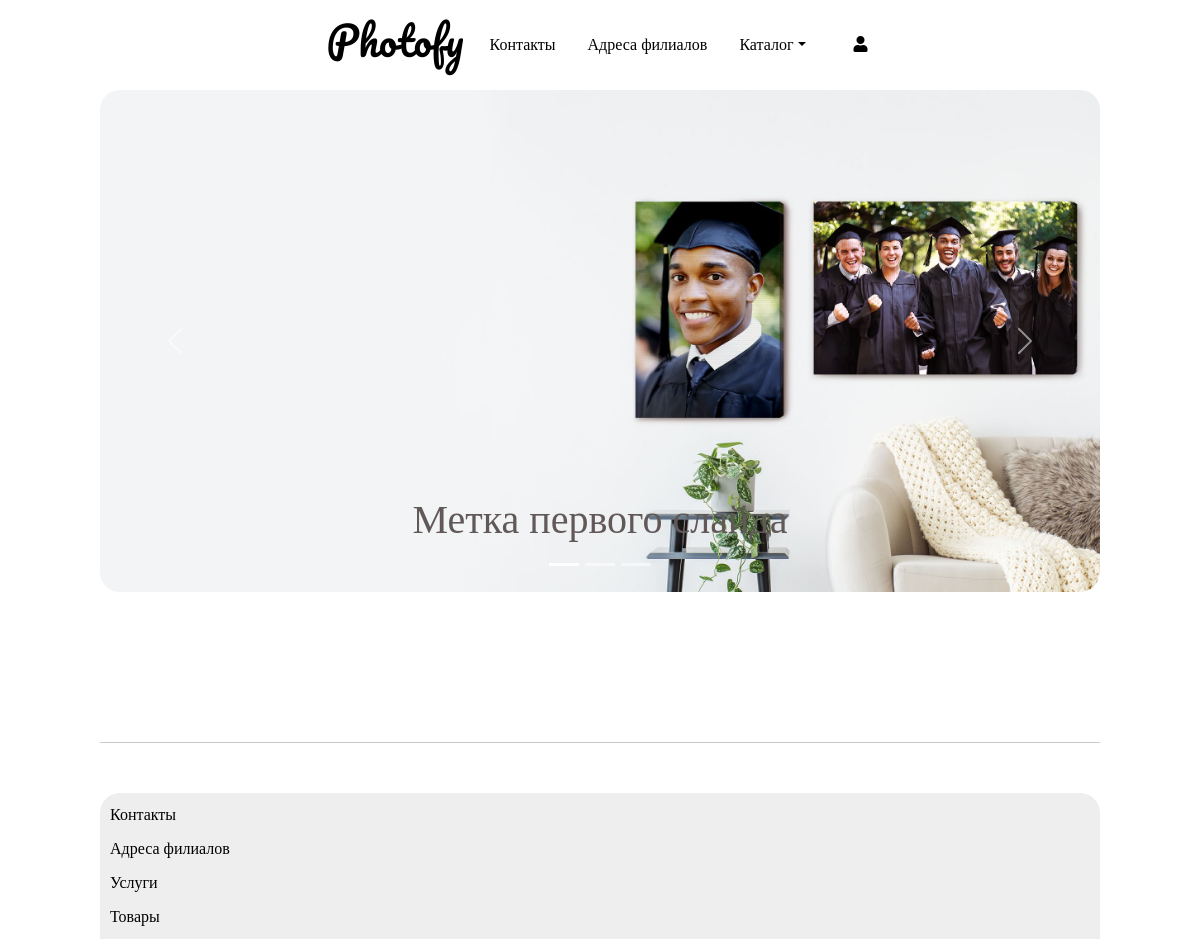
/home/homepage/, run on an earlier commit of the app's database.
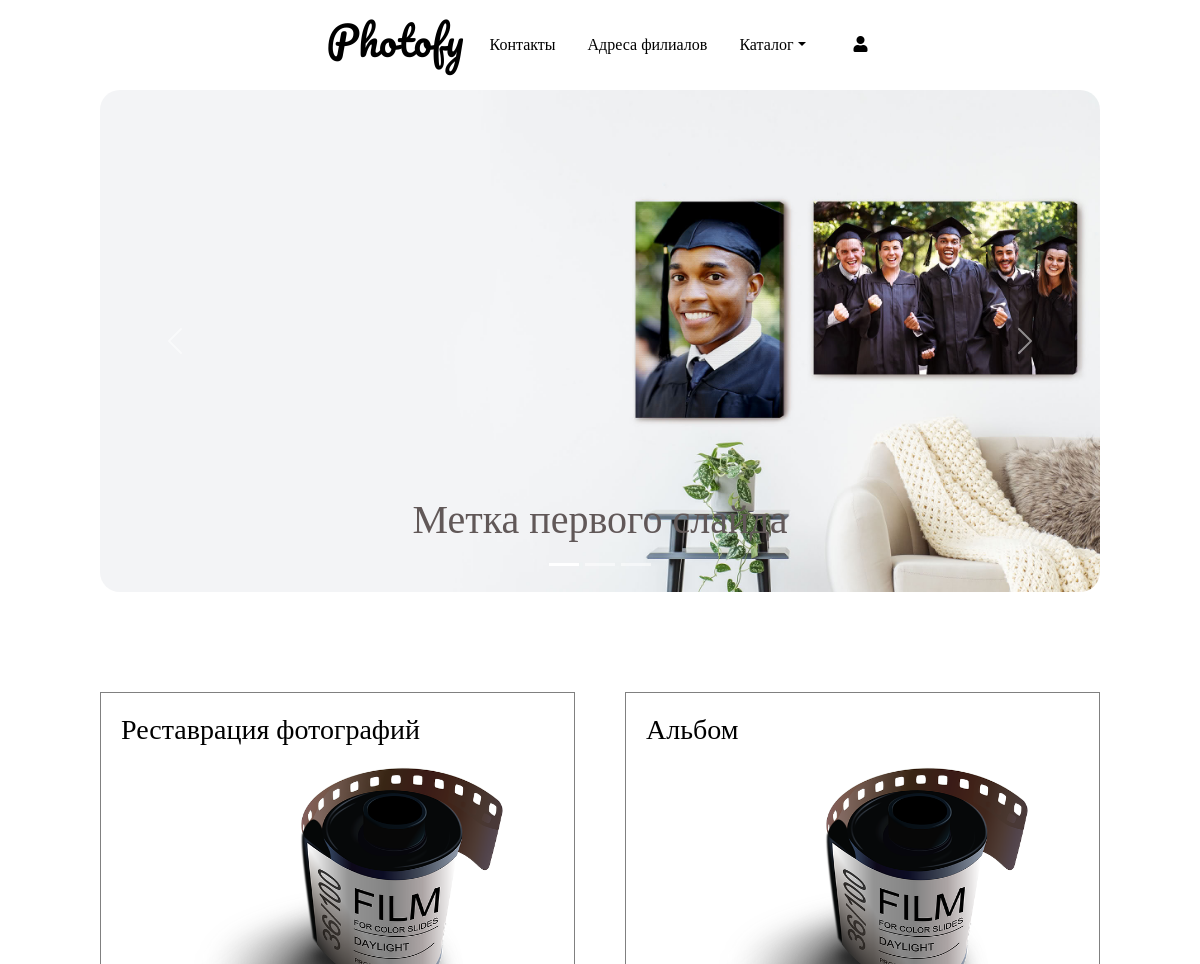
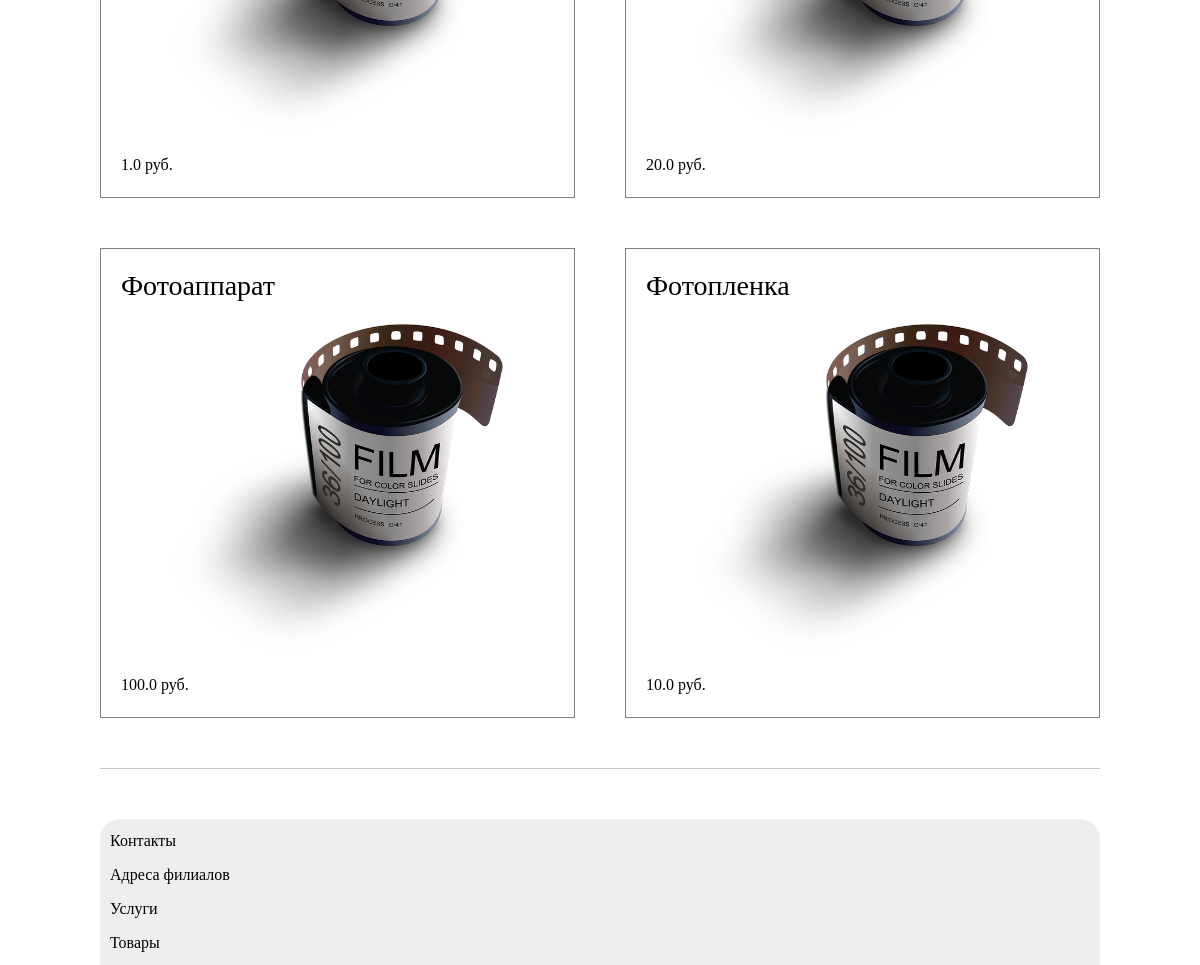
And on a later commit of the database (2 pictures, top to bottom).
### module1/models.py (models this page shows, shortened)
class Services(models.Model):
    title = models.CharField(verbose_name=_("title"), help_text=_("Required"), max_length=255)
    CHOICES = [
        ('good', 'Goods'),
        ('service', 'Services'),
    ]
    category = models.CharField(max_length=32, choices=CHOICES, default='good')
    description = models.TextField(verbose_name=_("description"), help_text=_("Not required"), blank=True)
    image = models.ImageField(verbose_name='image', help_text=_("Upload a product image"), default="photos/photo-roll.png", upload_to="photos/")
    number_of_photos = models.IntegerField(default=1)
    paper_type = models.CharField(verbose_name=_("paper type"), help_text=_("Required"), max_length=255, blank=True)
    photo_format =  models.CharField(verbose_name=_("photo format"), help_text=_("Required"), max_length=255, blank=True)
    regular_price = models.FloatField(verbose_name=_("Regular price"), help_text=_("Максимально 10 цифр"))
    created_at = models.DateTimeField(_("Created at"), auto_now_add=True, editable=False)
    updated_at = models.DateTimeField(_("Updated at"), auto_now_add=True)
    class Meta:
        ordering = ('-created_at',)
        verbose_name = 'Сервис'
        verbose_name_plural = 'Сервисы'

### module1/views.py (the view)
# urls.py: path('homepage/', mainView.as_view(), name='main'),
class mainView(ListView):
    model = Services
    template_name = './main.html'

### templates/main.html (shortened to what this page needs)
{% extends "base.html" %}
{% load static %}
{% block content %}
    <div class="mycontainer1">
      <div id="carouselExampleCaptions" class="carousel slide" data-bs-ride="carousel">
        <div class="carousel-indicators">
          <button type="button" data-bs-target="#carouselExampleCaptions" data-bs-slide-to="0" class="active" aria-current="true" aria-label="Slide 1"></button>
          <button type="button" data-bs-target="#carouselExampleCaptions" data-bs-slide-to="1" aria-label="Slide 2"></button>
          <button type="button" data-bs-target="#carouselExampleCaptions" data-bs-slide-to="2" aria-label="Slide 3"></button>
        </div>
        <div class="carousel-inner mycarousel">
          <div class="carousel-item active">
            <img src="{% static 'photos/new-banner1.jpg'%}" class="d-block w-100" alt="...">
            <div class="carousel-caption d-none d-md-block">
              <h1>Метка первого слайда</h1>
            </div>
          </div>
        </div>
        <button class="carousel-control-prev" type="button" data-bs-target="#carouselExampleCaptions"  data-bs-slide="prev">
          <span class="carousel-control-prev-icon" aria-hidden="true"></span>
        </button>
        <button class="carousel-control-next" type="button" data-bs-target="#carouselExampleCaptions"  data-bs-slide="next">
          <span class="carousel-control-next-icon" aria-hidden="true"></span>
        </button>
      </div>
    </div>
    <section class="products-section">
      {% for item in object_list %}
      <div class="products-section-item">
        <a href="{% url 'module1:detail' item.id %}">
          <h3 class='products-item-title'>{{ item.title }}</h3>
          <img src="{{ item.image.url }}" alt="" width='330' height='330'>
          <p>{{ item.regular_price }} руб.</p>
        </a>
      </div>
      {% endfor %}
    </section>
{% endblock content %}

### templates/base.html (shortened to what this page needs)
{% load static %}
<!DOCTYPE html>
<html lang="en">
<head>
    <link rel="stylesheet" href="{% static './styles/style.css' %}">
    <link href="https://cdn.jsdelivr.net/npm/bootstrap@5.0.1/dist/css/bootstrap.min.css" rel="stylesheet">
    <link rel="stylesheet" href="{% static 'styles/all.css' %}">
</head>
<body>
  <header>
    <div class="mycontainer">
      <ul class="nav justify-content-center">
          <p class="logo justify-content-start"><a href="{% url 'module1:main'%}">Photofy</a></p>
          <li class="nav-item">
            <a class="nav-link nav-link1" href="{% url 'module1:contacts'%}">Контакты</a>
          </li>
          <li class="nav-item">
            <a class="nav-link nav-link1" href="{% url 'module1:adresses'%}">Адреса филиалов</a>
          </li>
          <li class="nav-item dropdown">
            <a class="nav-link dropdown-toggle nav-link1" data-bs-toggle="dropdown" href="#" role="button" aria-expanded="false">Каталог</a>
            <li class="nav-item">
              <a class="nav-link nav-link1" href="{% url 'module1:login'%}"><i class="fas fa-user ms-3"></i></a>
            </li>
          </li>
        </ul>
  </div>
  </header>
    {% block content %}
    {% endblock content %}
    <hr class="pre-footer">
    <footer>
      <div>
       <p><a href="{% url 'module1:contacts'%}">Контакты</a></p>
       <p><a href="{% url 'module1:adresses'%}">Адреса филиалов</a></p>
       <p><a href="{% url 'module1:services-by-category'%}">Услуги</a></p>
       <p><a href="{% url 'module1:goods-by-category'%}">Товары</a></p>
      </div>
    </footer>
</body>
</html>

### static/styles/style.css (style rules this page uses)
body { background-color: rgb(206, 204, 204); }
* { font-family: cursive; }
* a { color: black; transition: 1s; }
.logo { margin: 10px; }
.logo a { color: black; text-decoration: none; font-size: 40px; font-family: 'Pacifico', cursive; }
.mycontainer a { color: black; transition: 1s; }
.nav-link1 { margin: 25px 0; }
.mycontainer1 { padding: 0 100px; }
.mycarousel { max-height: 100%; border-radius: 20px; }
.mycarousel h1 { color: rgb(97, 88, 88); }
.products-section { display: grid; grid-template-columns: repeat(auto-fill, minmax(330px,1fr)); grid-auto-rows: auto; grid-gap: 50px; margin: 100px 100px 0px 100px; color: rgb(97, 88, 88); }
.products-section > div { position: relative; text-align: center; background-color: var(--contentBack); border: 1px solid gray; transition: 0.3s; }
.products-section-item a { text-decoration: none; color: black; transition: 1s; }
.products-section-item p, .products-section-item h3 { text-align: left; margin: 20px; justify-content: left; }
.products-item-title { word-wrap: break-word; }
.pre-footer { margin: 50px 100px 0px 100px; }
footer { display: grid; grid-template-columns: repeat(auto-fit, minmax(250px,1fr)); color: white; margin: 0 100px; margin-top: 50px; border-radius: 20px 20px 0px 0px; bottom: 0; background-color: rgb(238, 238, 238); }
footer p { margin: 10px; color: black; }
footer a { color: black; text-decoration: none; transition: 1s; }

### static/styles/all.css (style rules this page uses)
.fa, .fas, .far, .fal, .fad, .fab { -moz-osx-font-smoothing: grayscale; -webkit-font-smoothing: antialiased; display: inline-block; font-style: normal; font-variant: normal; text-rendering: auto; line-height: 1; }
.fa-user:before { content: "\f007"; }
.fa, .fas { font-family: 'Font Awesome 5 Free'; font-weight: 900; }

What changed in the data, as far as the page shows it:
added Services: title "Реставрация фотографий", image (picture), regular_price "1.0"
added Services: title "Альбом", image (picture), regular_price "20.0"
added Services: title "Фотоаппарат", image (picture), regular_price "100.0"
added Services: title "Фотопленка", image (picture), regular_price "10.0"
